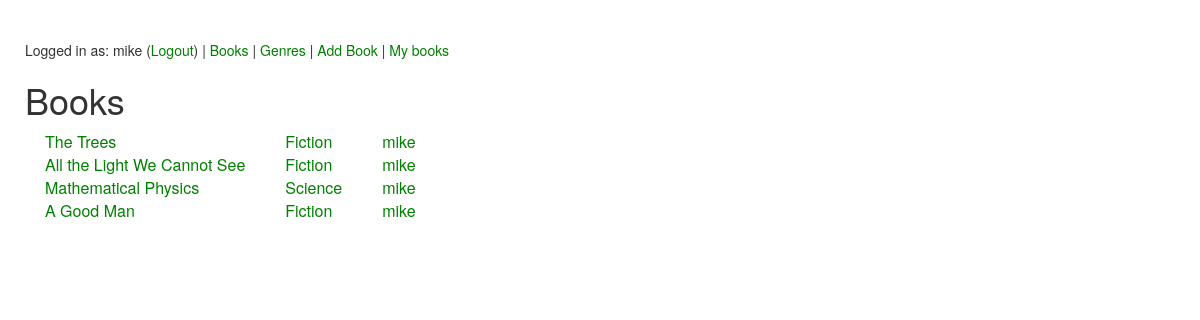
Page /lib/books/ (signed in) on the earlier database version.
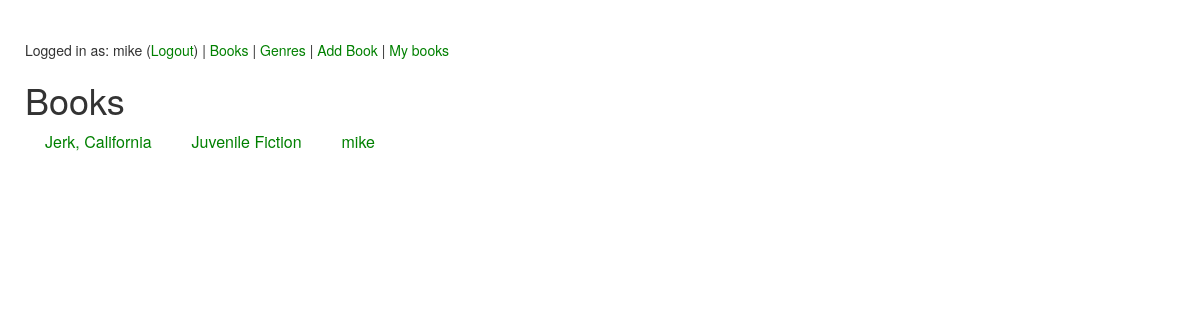
Same page on the later database version.
### lib/models.py (models this page shows, shortened)
class Book(models.Model):
    location = models.ForeignKey(Location, on_delete=models.CASCADE, null=True)
    owner = models.ForeignKey(User, on_delete=models.CASCADE, null=True)
    title = models.CharField(max_length=200, null=True)
    isbn = models.IntegerField(default=-1)
    author = models.CharField(max_length=200,null=True)
    thumbnail = models.URLField(max_length=500,null=True)
    description = models.CharField(max_length=3000,null=True)
    preview = models.CharField(max_length=200,null=True)

class Category(models.Model):
    category = models.CharField(max_length=200, unique=True)
    book = models.ManyToManyField(Book)
    def __str__(self):
        return self.category

### lib/views.py (the view)
@login_required
def booksview(request):
    object_list = Book.objects.all()
    object_list = [ b for b in object_list if is_group_match(b.owner,request.user) ]
    context = {'object_list':object_list}
    return render(request, 'lib/books.html', context)

### lib/views.py (called while the page is built)
def is_group_match(user1, user2):
    return any(x in user1.groups.all() for x in user2.groups.all())

### lib/templates/lib/books.html (shortened to what this page needs)
{% extends "base.html" %}
{% block content %}
{% if object_list %}
<h1>Books</h1>
  <table>
    {% for book in object_list %}
  <tr>
    <td><a href="{% url 'lib:book' book.id %}">{{book.title}}</a></td>
    <td>{% for cat in book.category_set.all%}
      <a href="{% url 'lib:genre' cat.id %}">{{cat}} </a>
      {% endfor %}</td>
    <td><a href="{% url 'lib:profile' book.owner %}">{{book.owner.username}}</a>
  </tr>
    {% endfor %}
  </table>
{% else %}
  <p>No books available</p>
{% endif %}
{% endblock %}

### lib/templates/base.html (shortened to what this page needs)
{% load static %}
<html>
<head>
    <link rel="stylesheet" href="//maxcdn.bootstrapcdn.com/bootstrap/3.2.0/css/bootstrap.min.css">
    <link rel="stylesheet" href="//maxcdn.bootstrapcdn.com/bootstrap/3.2.0/css/bootstrap-theme.min.css">
    <link rel="stylesheet" type="text/css" href="{% static 'lib/style.css' %}" />
</head>
<body>
    <p>Logged in as: {{ request.user.username }} (<a href={% url 'lib:logout' %}>Logout</a>)
      | <a href= {% url 'lib:books' %}>Books</a>
      | <a href= {% url 'lib:genres' %}>Genres</a>
      | <a href= {% url 'lib:input' %}>Add Book</a>
      | <a href= {% url 'lib:profile' request.user.username %}>My books</a>
    </p>
    {% block content %}{% endblock %}
</body>
</html>

Differences in the rows shown:
removed Book: title "The Trees", owner.username "mike"
no longer on this page (row unchanged): Category: category "Fiction"
removed Book: title "All the Light We Cannot See", owner.username "mike"
removed Book: title "Mathematical Physics", owner.username "mike"
no longer on this page (row unchanged): Category: category "Science", shown under "Mathematical Physics"
removed Book: title "A Good Man", owner.username "mike"
added Book: title "Jerk, California", owner.username "mike"
added Category: category "Juvenile Fiction", shown under "Jerk, California"
